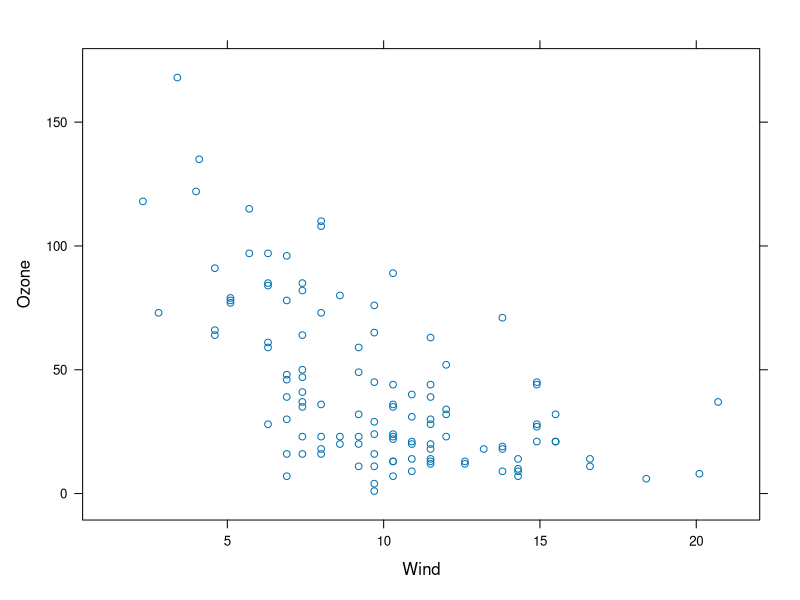
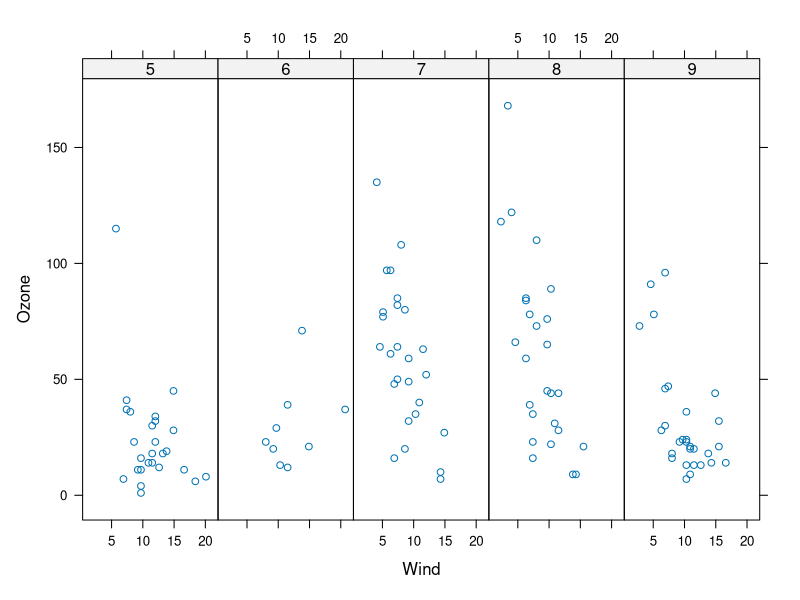
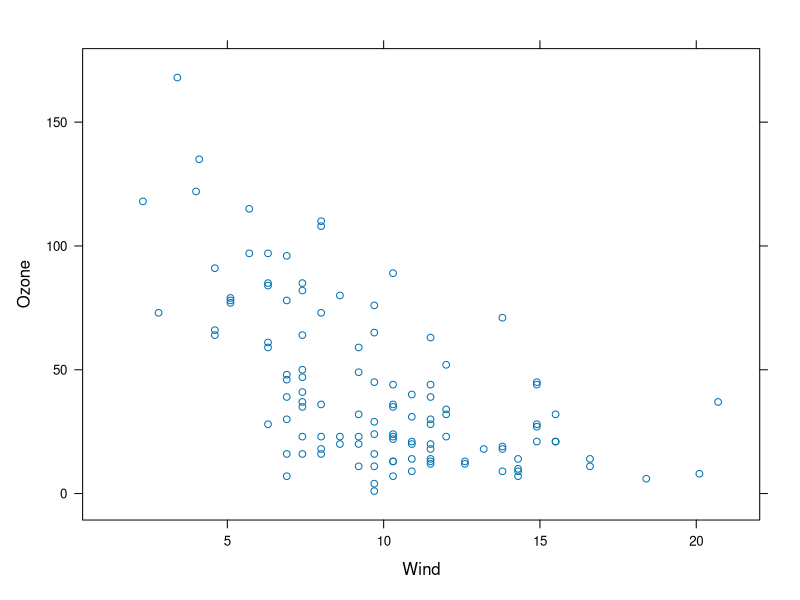
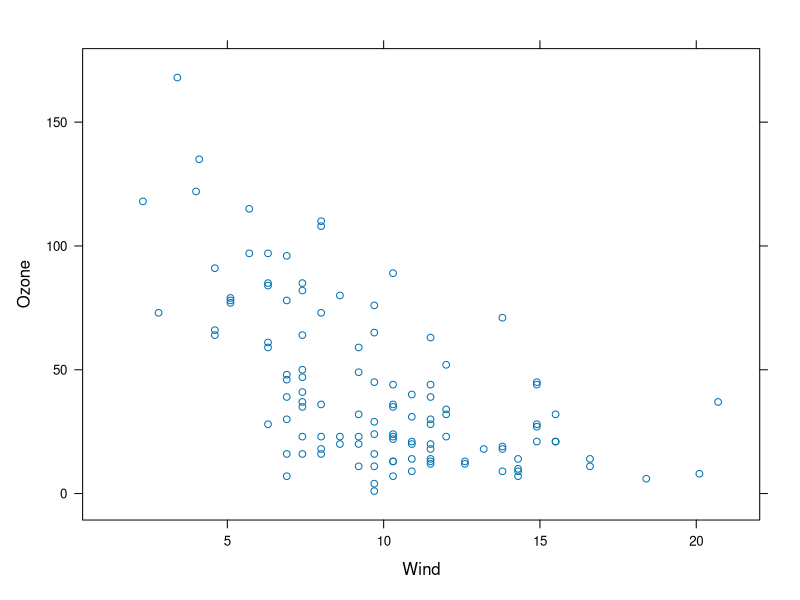
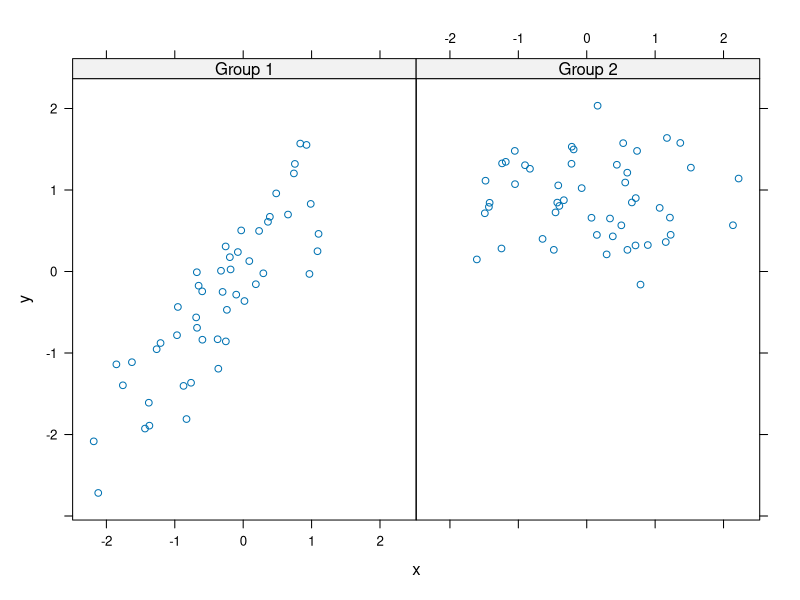
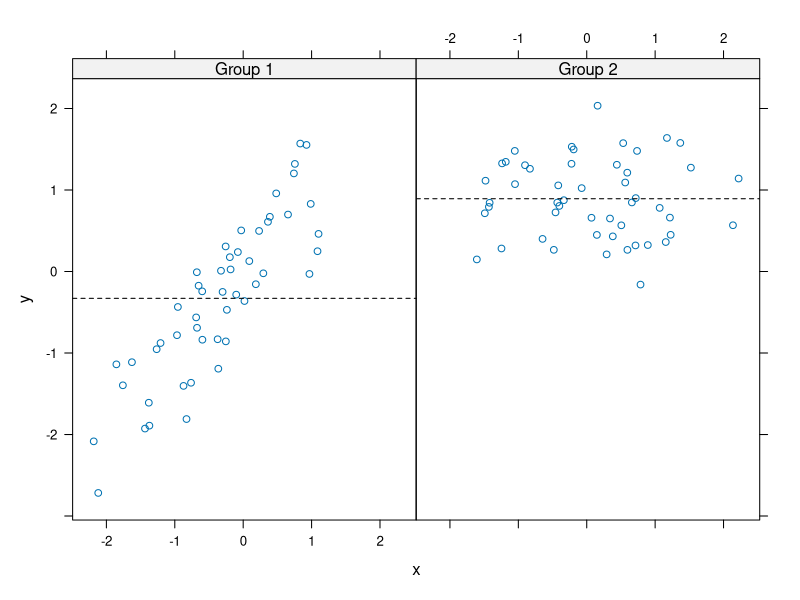
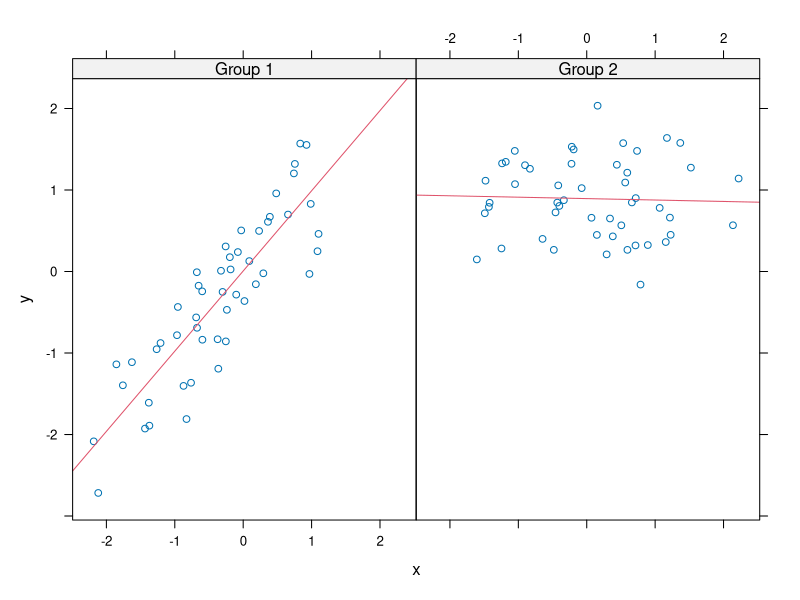

R code for these plots, in order:
## ---- chunk 1
knitr::opts_chunk$set(echo = TRUE)

dir <- "/Users/andrew/Course4Week2"
setwd(dir)
## ---- chunk 2
library(lattice)
library(datasets)

xyplot(Ozone ~ Wind, data = airquality)
## ---- chunk 3
#first, we will just convert 'Month' to a factor variable:
airquality <- transform(airquality, Month = factor(Month))

#note that this dataset only has data for months 5, 6, 7, 8, and 9

xyplot(Ozone ~ Wind | Month, data = airquality, layout = c(5,1))
## ---- chunk 4
p <- xyplot(Ozone ~ Wind, data = airquality)
## ---- chunk 5
print(p)
## ---- chunk 6
xyplot(Ozone ~ Wind, data = airquality)
## ---- chunk 7
set.seed(10)
x <- rnorm(100)
f <- rep(0:1, each = 50) #each of 0 and 1 is repeated 50 times 000000....1111111
y <- x + f - f * x + rnorm(100, sd = 0.5)
f <- factor(f, labels = c("Group 1", "Group 2"))

xyplot(y ~ x | f, layout = c(2, 1)) #plot xy cordinates for each factor level of f
## ---- chunk 8
xyplot(y ~ x | f, panel = function(x, y, ...){
  panel.xyplot(x, y, ...) ##first call to default panel function
  panel.abline(h = mean(y), lty = 2) ##overlay a line at the mean of y
})
## ---- chunk 9
xyplot(y ~ x | f, panel = function(x, y, ...){
  panel.xyplot(x, y, ...) ##first call to default panel function
  panel.lmline(x, y, col = 2) ##overlay a simple linear regression line
})
